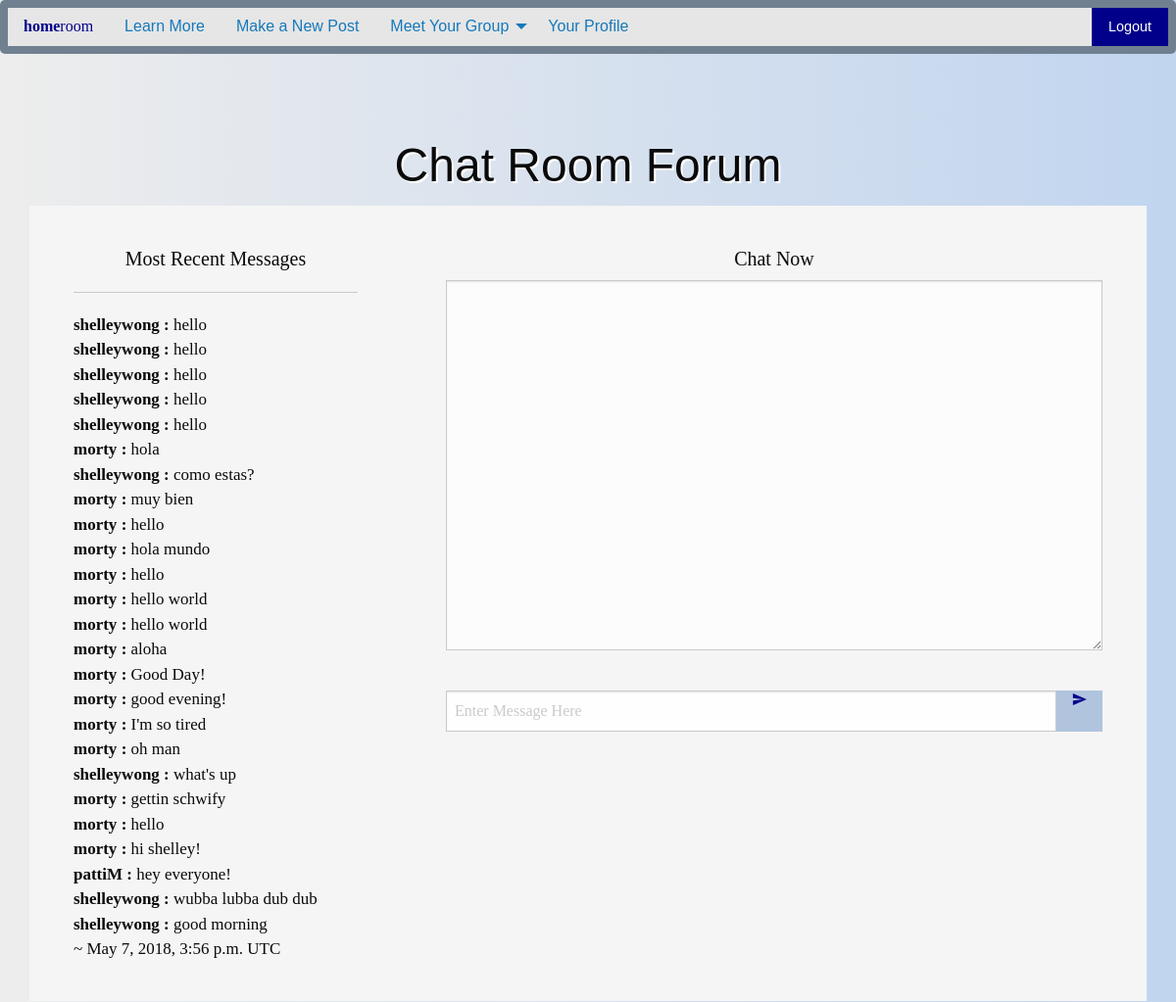
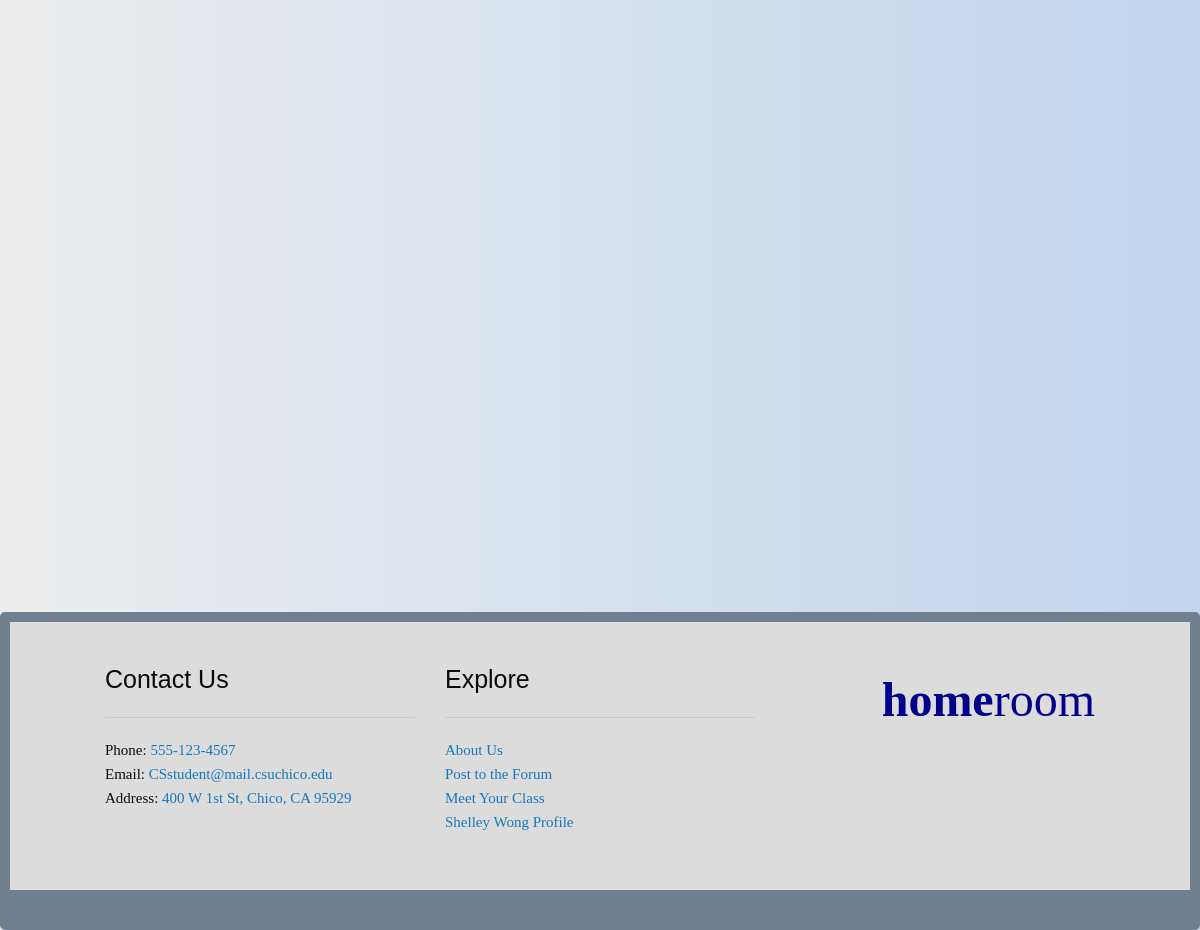
Screenshot of /chat/chatroom/ (signed in) with the database file from the repository (2 pictures, top to bottom).
### myapp/models.py (models this page shows, shortened)
class Chat_Model(models.Model):
    author = models.ForeignKey(
        User,
        on_delete=models.CASCADE
    )
    message = models.TextField()
    message_html = models.TextField()
    created_on = models.DateTimeField(auto_now_add=True, blank=True)

### myapp/views.py (the view)
# urls.py: path('chat/chatroom/', views.chatroom, name='chatroom'),
@login_required(login_url='/login/')
def chatroom(request):
    chat_queryset = Chat_Model.objects.order_by("-created_on")[:25]
    chat_message_count = len(chat_queryset)
    if chat_message_count > 0:
        first_message_id = chat_queryset[len(chat_queryset)-1].id
    else:
        first_message_id = -1
    previous_id = -1
    if first_message_id != -1:
        try:
            previous_id = Chat_Model.objects.filter(pk__lt=first_message_id).order_by("-pk")[:1][0].id
        except IndexError:
            previous_id = -1
    chat_messages = reversed(chat_queryset)
    most_recent = chat_queryset[0]
    u = User.objects.get(username=request.user)
    current_user = u.first_name
    user_list = User.objects.all()
    student_list = Student_Model.objects.all()
    context = {
        'most_recent':most_recent,
        'chat_messages': chat_messages,
        'first_message_id' : previous_id,
        'current_user':mark_safe(json.dumps(current_user)),
        'user_list':user_list,
        'student_list':student_list
    }
    return render(request, "chat/chatroom.html",context)

### myapp/templates/chat/chatroom.html (shortened to what this page needs)
{% extends "base.html" %}
{% load static %}
{% block body %}
  <div class="grid-container" id="main-body">
    <div class="grid-y medium-grid-frame">
      <div class="cell shrink header medium-cell-block-container">
        <h1 class="text-center sans-serif-text shadowed">Chat Room Forum</h1>
      </div>
      <div class="cell medium-auto medium-cell-block-container">
        <div class="grid-x grid-padding-x">
          <div class="cell medium-4 medium-cell-block-y main-text">
            <div class="main-text serif-text">
              <h5 class="serif-text text-center">Most Recent Messages</h5>
              <hr>
              {% for message in chat_messages %}
                <strong>{{ message.author }} : </strong>
                {{ message.message_html|safe }}
                <br>
              {% endfor %}
              ~ {{ most_recent.created_on }} UTC
            </div>
          </div>
          <div class="cell medium-8 medium-cell-block-y main-text">
            <div class="main-text serif-text">
              <h5 class="serif-text text-center">Chat Now</h5>
                <textarea readonly id="chat-log" cols="100" rows="15"></textarea>
                <br>
                <div class="serif-text input-group">
                  <input id="chat-message-input" type="text" size="100"
                    class="input-group-field searchfield"
                    style="font-size:16px;" placeholder="Enter Message Here">
                  <button id="chat-message-submit"
                    class="input-group-button button buttonL" value="Send">
                    <i class="material-icons" style="font-size:16px;">send</i>
                  </button>
                </div>
            </div>
          </div>
        </div>
      </div>
    </div>
  </div>
{% endblock %}

### chat/templates/base.html (shortened to what this page needs)
{% load static %}
<!DOCTYPE html>
<html class="no-js" lang="en" dir="ltr">
  <head>
    <link rel="stylesheet" href="{% static "/css/foundation.css" %}">
    <link rel="stylesheet" href="{% static "css/app.css" %}">
  </head>
  <body>
      <div class="top-bar" id="main-menu">
        <div class="top-bar-left">
          <ul class="vertical medium-horizontal dropdown menu" data-dropdown-menu>
            <a class="logo" href="/"><b>home</b>room</a>
            <li class="has-submenu">
              <a href="/about/">Learn More</a>
            </li>
            {% if user.is_authenticated %}
            <li class="has-submenu">
              <a href="/forum/">Make a New Post</a>
            </li>
            <li class="has-submenu">
              <a href="/meet/">Meet Your Group</a>
            </li>
            <li class="has-submenu">
              <a href="/profile/">Your Profile</a>
            </li>
            {% endif %}
          </ul>
        </div>
        <div class="top-bar-right">
          <ul class="vertical medium-horizontal menu">
            {% if user.is_authenticated %}
            <li><a href="/logout/" class="button buttonR">Logout</a></li>
            {% else %}
            <li><a href="/login/" class="button buttonL">Login</a></li>
            <li><a href="/register/" class="button buttonR">Register</a></li>
            {% endif %}
          </ul>
        </div>
      </div>
    {% block body %}{% endblock %}
      <div>
        <footer class="cell shrink footer">
          <div id="foot-body">
            <div class="grid-x grid-padding-x foot-text">
              <div class="cell large-4 medium-6">
                <h4 class="text-left sans-serif-text">Contact Us</h4>
                <hr>
                <p class="serif-text">Phone: <a href="#">555-123-4567</a><br>
                  Email: <a href="#">CSstudent@mail.csuchico.edu</a><br>
                  Address: <a href="#">400 W 1st St, Chico, CA 95929</a>
                </p>
              </div>
              <div class="cell large-4 medium-6">
                <h4 class="text-left sans-serif-text">Explore</h4>
                <hr>
                <p class="serif-text">
                  <a href="/about/">About Us</a><br>
                  {% if user.is_authenticated %}
                  <a href="/forum/">Post to the Forum</a><br>
                  <a href="/meet/">Meet Your Class</a><br>
                  <a href="/profile/">{{ user.first_name }} {{ user.last_name }} Profile</a>
                  {%  endif %}
                </p>
              </div>
              <div class="cell auto large-text-right">
                <h1><a class="logo" href="/"><b>home</b>room</a></h1>
              </div>
            </div>
          </div>
        </footer>
      </div>
  </body>
</html>

### myapp/static/css/app.css (style rules this page uses)
body { background: linear-gradient(to right, #EDEDED, #C1D5EF); overflow-x: hidden; }
textarea#chat-log { background: #FCFCFC; }
.sans-serif-text { font-family: "Optima", sans-serif; }
.serif-text { font-family: "Garamond", serif; }
.shadowed { text-shadow: 2px 2px #FFFFFF; }
.buttonL { color: #00008B; background: #B0C4DE; }
.buttonR { background: #00008B; }
.top-bar { font-family: "Optima", sans-serif; background: #708090; border-radius: 5px; }
.logo { font-family: "AmericanTypewriter"; color: #00008B; }
#main-body { padding: 80px 30px; }
.main-text { font-size: 17px; padding: 20px 30px; background: #F5F5F5; }
.searchfield { width: 100%; border: 1px solid #c9c9c9; border-radius: 25px; }
#foot-body { border-style: solid; border-width: 10px; border-bottom: 40px solid #708090; border-radius: 5px; border-color: #708090; padding: 20px 0px; background: #DCDCDC; }
.foot-text { font-size: 15px; padding: 20px 80px; }

### rows the page displays
Chat_Model: author "shelleywong", message_html "hello"
Chat_Model: author "shelleywong", message_html "hello"
Chat_Model: author "shelleywong", message_html "hello"
Chat_Model: author "shelleywong", message_html "hello"
Chat_Model: author "shelleywong", message_html "hello"
Chat_Model: author "morty", message_html "hola"
Chat_Model: author "shelleywong", message_html "como estas?"
Chat_Model: author "morty", message_html "muy bien"
Chat_Model: author "morty", message_html "hello"
Chat_Model: author "morty", message_html "hola mundo"
Chat_Model: author "morty", message_html "hello"
Chat_Model: author "morty", message_html "hello world"
Chat_Model: author "morty", message_html "hello world"
Chat_Model: author "morty", message_html "aloha"
Chat_Model: author "morty", message_html "Good Day!"
Chat_Model: author "morty", message_html "good evening!"
Chat_Model: author "morty", message_html "I'm so tired"
Chat_Model: author "morty", message_html "oh man"
Chat_Model: author "shelleywong", message_html "what's up"
Chat_Model: author "morty", message_html "gettin schwify"
Chat_Model: author "morty", message_html "hello"
Chat_Model: author "morty", message_html "hi shelley!"
Chat_Model: author "pattiM", message_html "hey everyone!"
Chat_Model: author "shelleywong", message_html "wubba lubba dub dub"
Chat_Model: author "shelleywong", message_html "good morning", created_on "May 7, 2018, 3:56 p.m."

### other values shown
{{ user.first_name }} "Shelley"
{{ user.last_name }} "Wong"
